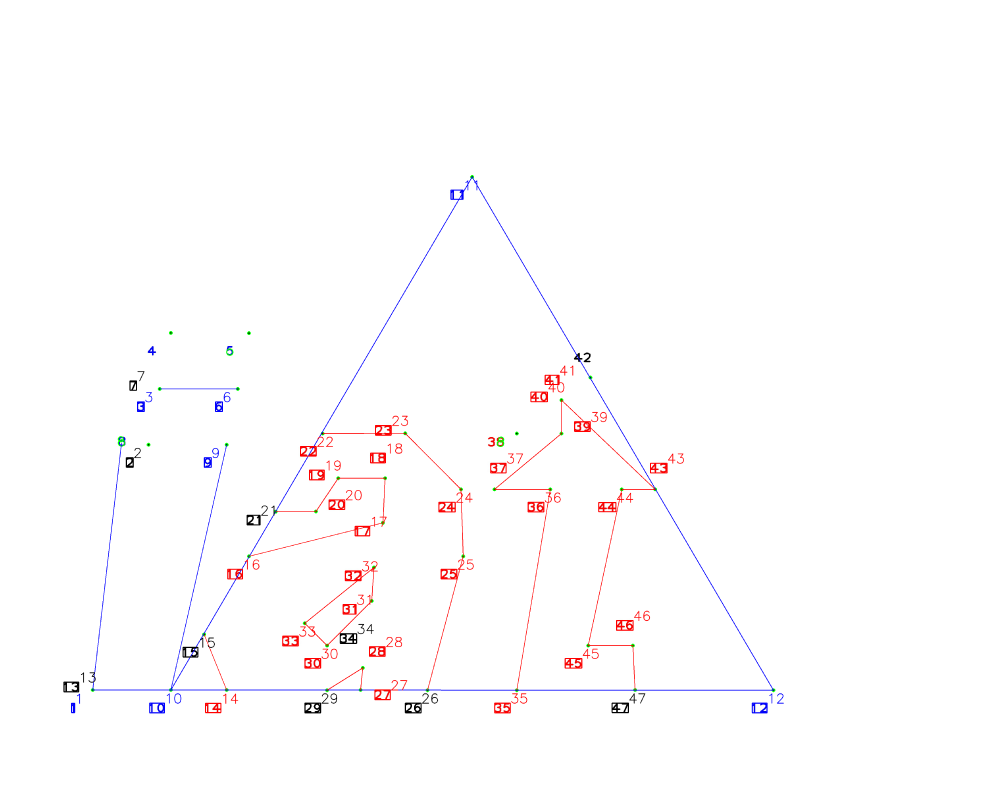
#> input picture data/test.jpg-debug.png, 5000 x 4000 px (shown at 1/5 size)
$ python -i text_detection.py   (imports and definitions only)
#> lines starting #> are read from the running program, lines starting #| are printed output that depends on the picture; after the words box and inside, x2 and y2 are one past the last pixel; in counts of white or black regions, pixels touching at a corner belong together
import pytesseract
from pytesseract import Output
import cv2
import math
import itertools


class TextBox:
    # [14 lines left out: functions __init__, __str__, not called in this run]

    def set_mid_points(self):
        self.mid_x = int(self.x + self.w / 2.0)
        self.mid_y = int(self.y + self.h / 2.0)


# [20 lines left out: functions backup_detection, get_text_boxes_from_data, not called in this run]


def detect_multi_digit_numbers(img):
    img = cv2.GaussianBlur(img, (5, 5), 1.)
    data = pytesseract.image_to_data(img, config='-l digits --psm 11 --oem 1',
                                     output_type=Output.DICT)
    return get_text_boxes_from_data(data)


# [9 lines left out: function remove_duplicate_texts, not called in this run]


def detect_boxes(img, do_backup_detection=False, debug=False):
    """
    Detects boxes of text in an image. The actual detection is done via tesseract.
    For more information on parameters and configuration see:
    https://github.com/tesseract-ocr/tesseract/

    Note: using the legacy engine may require downloading train data from
          https://github.com/tesseract-ocr/tessdata
    """

    # detect text boxes
    thres = cv2.adaptiveThreshold(img, 255, cv2.ADAPTIVE_THRESH_MEAN_C, cv2.THRESH_BINARY, 41, 30)

    text_boxes = detect_multi_digit_numbers(thres)

    text_boxes = remove_duplicate_texts(text_boxes)
    if do_backup_detection:
        # now erase detected numbers for backup detection of the rest
        for box in text_boxes:
            cv2.rectangle(thres, (box.x - 2, box.y - 2), (box.x + box.w + 2, box.y + box.h + 2), (255, 255, 255), -1)
        text_boxes += backup_detection(thres)

        text_boxes = remove_duplicate_texts(text_boxes)

    if debug:
        return text_boxes, thres
    else:
        return text_boxes

>>> import cv2
>>> picture = cv2.imread('../data/test.jpg-debug.png', cv2.IMREAD_GRAYSCALE)
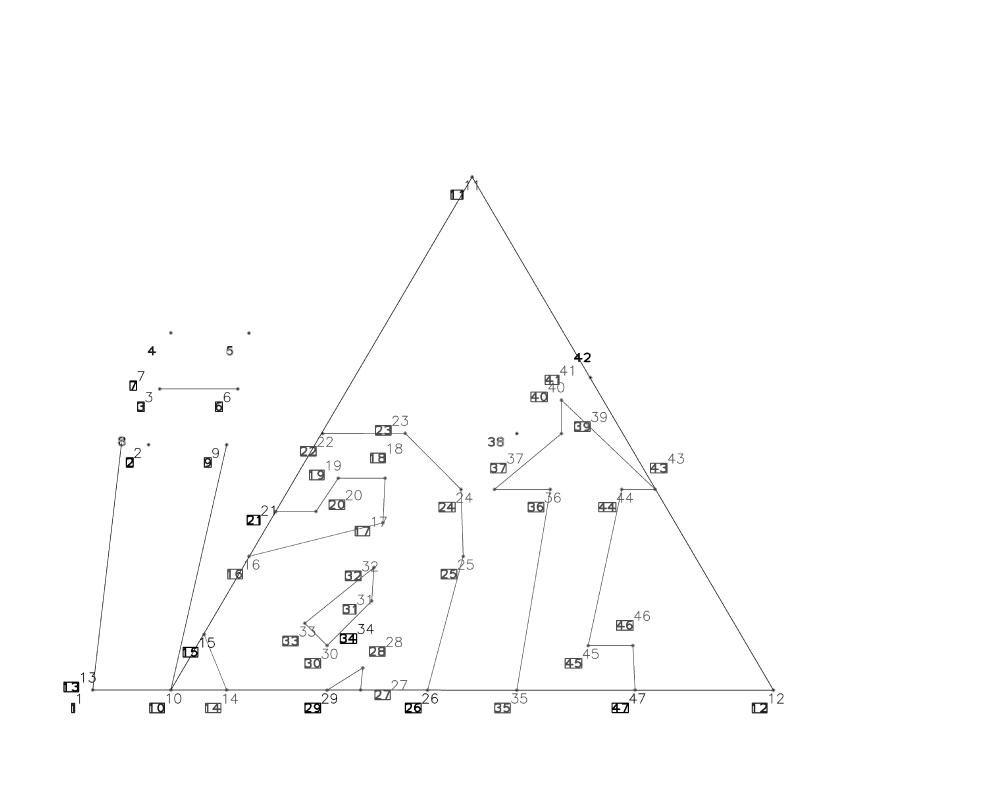
#> picture: shape (4000, 5000) (shown at 1/5 size); min 0, max 255, mean 252.8
>>> result = detect_boxes(picture)
#> in detect_boxes, `thres = cv2.adaptiveThreshold(img, 255, cv2.ADAPTIVE_THRESH_MEAN_C, cv..`:
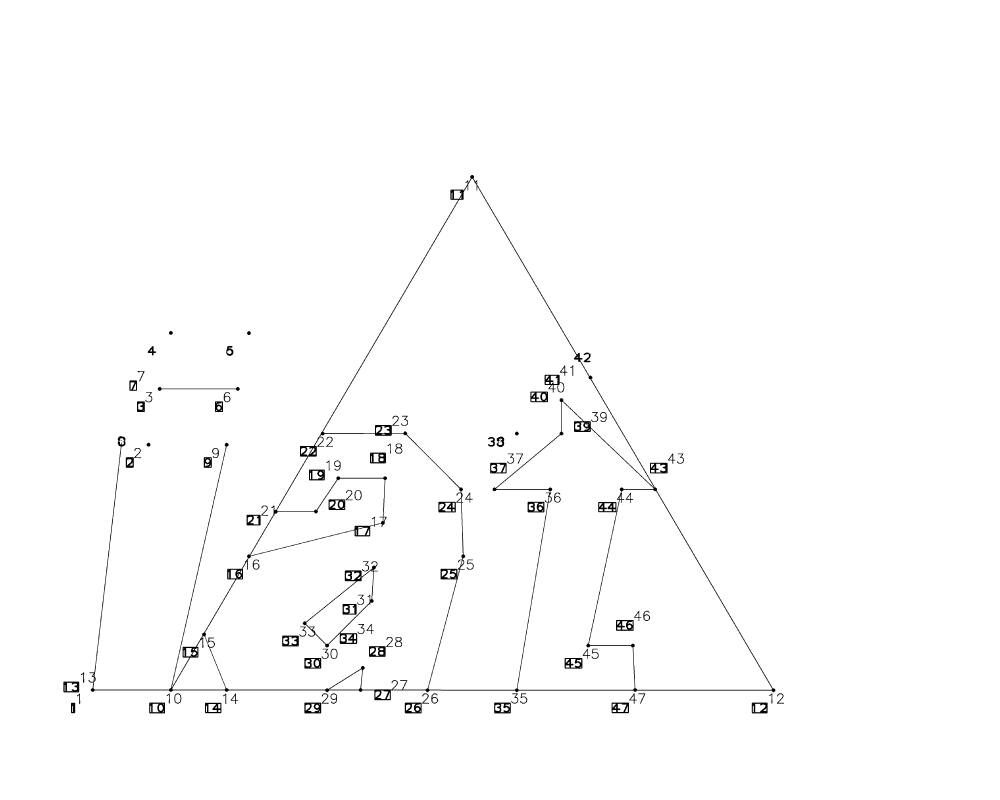
#> thres: shape (4000, 5000) (shown at 1/5 size); 98.9% white; 103 black regions (3 under 20 px), largest, box (x1, y1, x2, y2) and area: (442, 875, 3877, 3501) 107722, (1514, 2807, 1890, 3237) 11382, (2723, 1874, 2822, 1962) 3056
#> (the run stopped early here; a loop or call above may not have finished)
